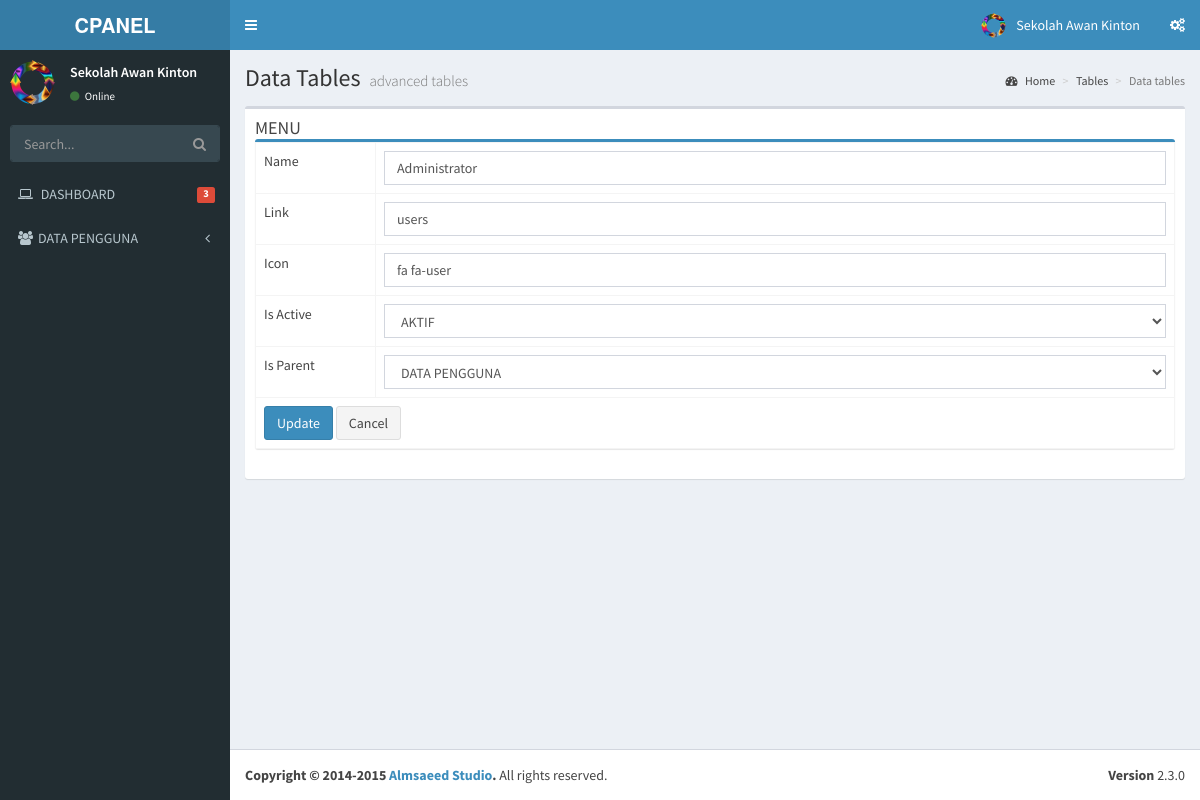
The page /menu/update/23 on the database its author committed.
### tables this page shows
CREATE TABLE `menu` (
  `id` int(11) NOT NULL,
  `name` varchar(50) NOT NULL,
  `link` varchar(50) NOT NULL,
  `icon` varchar(30) NOT NULL,
  `is_active` int(1) NOT NULL,
  `is_parent` int(1) NOT NULL
);

### application/libraries/Template.php (called while the page is built)
<?php if ( ! defined('BASEPATH')) exit('No direct script access allowed');
class Template {
		var $template_data = array();
		function set($name, $value)
		{
			$this->template_data[$name] = $value;
		}
		function load($template = '', $view = '' , $view_data = array(), $return = FALSE)
		{
			$this->CI =& get_instance();
			$this->set('contents', $this->CI->load->view($view, $view_data, TRUE));
			return $this->CI->load->view($template, $this->template_data, $return);
		}
}

### application/controllers/Menu.php (called while the page is built, shortened)
<?php
class Menu extends CI_Controller
{
    public function update($id)
    {
        $row = $this->Menu_model->get_by_id($id);
        if ($row) {
            $data = array(
                'button' => 'Update',
                'action' => site_url('menu/update_action'),
		'id' => set_value('id', $row->id),
		'name' => set_value('name', $row->name),
		'link' => set_value('link', $row->link),
		'icon' => set_value('icon', $row->icon),
		'is_active' => set_value('is_active', $row->is_active),
		'is_parent' => set_value('is_parent', $row->is_parent),
	    );
            $this->template->load('template','menu_form', $data);
        } else {
            $this->session->set_flashdata('message', 'Record Not Found');
            redirect(site_url('menu'));
        }
    }
}

### index.php (called while the page is built, shortened)
<?php
require_once BASEPATH.'core/CodeIgniter.php';

### application/models/Menu_model.php (called while the page is built, shortened)
<?php
class Menu_model extends CI_Model
{
    public $table = 'menu';
    public $id = 'id';
    function get_by_id($id)
    {
        $this->db->where($this->id, $id);
        return $this->db->get($this->table)->row();
    }
}

### application/views/menu_form.php (the view, shortened to what this page needs)
    <section class='content'>
      <div class='row'>
        <div class='col-xs-12'>
          <div class='box'>
            <div class='box-header'>
              <h3 class='box-title'>MENU</h3>
                  <div class='box box-primary'>
    <form action="<?php echo $action; ?>" method="post"><table class='table table-bordered'>
 <tr><td width="120">Name <?php echo form_error('name') ?></td>
        <td><input type="text" class="form-control" name="name" id="name" placeholder="Name" value="<?php echo $name; ?>" />
    </td>
 <tr><td>Link <?php echo form_error('link') ?></td>
        <td><input type="text" class="form-control" name="link" id="link" placeholder="Link" value="<?php echo $link; ?>" />
    </td>
 <tr><td>Icon <?php echo form_error('icon') ?></td>
        <td><input type="text" class="form-control" name="icon" id="icon" placeholder="Icon" value="<?php echo $icon; ?>" />
    </td>
 <tr><td>Is Active <?php echo form_error('is_active') ?></td>
            <td><?php echo form_dropdown('is_active',array('1'=>'AKTIF','0'=>'TIDAK AKTIF'),$is_active,"class='form-control'");?>
    </td>
 <tr><td>Is Parent <?php echo form_error('is_parent') ?></td>
        <td>
            <select name="is_parent" class="form-control">
                <?php
                $menu = $this->db->get('menu');
                foreach ($menu->result() as $m){
                    echo "<option value='$m->id' ";
                    echo $m->id==$is_parent?'selected':'';
                    echo">".  strtoupper($m->name)."</option>";
                }
                ?>
            </select>
    </td>
 <tr><td colspan='2'><button type="submit" class="btn btn-primary"><?php echo $button ?></button>
 <a href="<?php echo site_url('menu') ?>" class="btn btn-default">Cancel</a></td></tr>
</table></form>
</div>
          </div>
        </div>
      </div>
    </section>

### application/views/template.php (shortened to what this page needs)
<!DOCTYPE html>
<html>
    <head>
        <link rel="stylesheet" href="<?php echo base_url() ?>template/bootstrap/css/bootstrap.min.css">
        <link rel="stylesheet" href="<?php echo base_url() ?>template/font-awesome-4.4.0/css/font-awesome.min.css">
        <link rel="stylesheet" href="<?php echo base_url() ?>template/ionicons-2.0.1/css/ionicons.min.css">
        <link rel="stylesheet" href="<?php echo base_url() ?>template/plugins/datatables/dataTables.bootstrap.css">
        <link rel="stylesheet" href="<?php echo base_url() ?>template/dist/css/AdminLTE.min.css">
        <link rel="stylesheet" href="<?php echo base_url() ?>template/dist/css/skins/_all-skins.min.css">
    </head>
    <body class="hold-transition skin-blue sidebar-mini">
        <div class="wrapper">
            <header class="main-header">
                <a href="index2.html" class="logo">
                    <span class="logo-lg"><b>CPANEL</b></span>
                </a>
                <nav class="navbar navbar-static-top" role="navigation">
                    <a href="#" class="sidebar-toggle" data-toggle="offcanvas" role="button">
                    </a>
                    <div class="navbar-custom-menu">
                        <ul class="nav navbar-nav">
                            <li class="dropdown user user-menu">
                                <a href="#" class="dropdown-toggle" data-toggle="dropdown">
                                    <img src="<?php echo base_url()?>template/dist/img/logo.png" class="user-image" alt="User Image">
                                    <span class="hidden-xs">Sekolah Awan Kinton</span>
                                </a>
                            </li>
                            <li>
                                <a href="#" data-toggle="control-sidebar"><i class="fa fa-gears"></i></a>
                            </li>
                        </ul>
                    </div>
                </nav>
            </header>
            <aside class="main-sidebar">
                <section class="sidebar">
                    <div class="user-panel">
                        <div class="pull-left image">
                            <img src="<?php echo base_url()?>template/dist/img/logo.png" class="img-circle" alt="User Image">
                        </div>
                        <div class="pull-left info">
                            <p>Sekolah Awan Kinton</p>
                            <a href="#"><i class="fa fa-circle text-success"></i> Online</a>
                        </div>
                    </div>
                    <form action="#" method="get" class="sidebar-form">
                        <div class="input-group">
                            <input type="text" name="q" class="form-control" placeholder="Search...">
                            <span class="input-group-btn">
                                <button type="submit" name="search" id="search-btn" class="btn btn-flat"><i class="fa fa-search"></i></button>
                            </span>
                        </div>
                    </form>
                    <ul class="sidebar-menu">
                        <li>
                            <a href="<?php echo site_url('dashboard') ?>">
                                <i class="fa fa-laptop"></i> <span>DASHBOARD</span>
                                <small class="label pull-right bg-red">3</small>
                            </a>
                        </li>
                        <?php
                        $menu = $this->db->get_where('menu', array('is_parent' => 0,'is_active'=>1));
                        foreach ($menu->result() as $m) {
                            $submenu = $this->db->get_where('menu',array('is_parent'=>$m->id,'is_active'=>1));
                            if($submenu->num_rows()>0){
                                echo "<li class='treeview'>
                                    ".anchor('#',  "<i class='$m->icon'></i>".strtoupper($m->name).' <i class="fa fa-angle-left pull-right"></i>')."
                                        <ul class='treeview-menu'>";
                                   echo"</ul>
                                    </li>";
                            }else{
                                echo "<li>" . anchor($m->link, "<i class='$m->icon'></i> <span>" . strtoupper($m->name)) . "</span></li>";
                            }
                        }
                        ?>
                    </ul>
                </section>
            </aside>
            <div class="content-wrapper">
                <section class="content-header">
                    <h1>
                        Data Tables
                        <small>advanced tables</small>
                    </h1>
                    <ol class="breadcrumb">
                        <li><a href="#"><i class="fa fa-dashboard"></i> Home</a></li>
                        <li><a href="#">Tables</a></li>
                        <li class="active">Data tables</li>
                    </ol>
                </section>
                <?php
                echo $contents;
                ?>
            </div>
            <footer class="main-footer">
                <div class="pull-right hidden-xs">
                    <b>Version</b> 2.3.0
                </div>
                <strong>Copyright &copy; 2014-2015 <a href="http://almsaeedstudio.com">Almsaeed Studio</a>.</strong> All rights reserved.
            </footer>
        </div>
    </body>
</html>

### rows shown on the page
menu: icon+name "DATA PENGGUNA"
menu: name "Administrator", link "users", icon "fa fa-user", is_active "AKTIF", is_parent "DATA PENGGUNA"

### other values the page prints
$button "Update"
